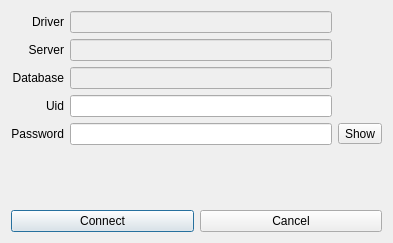
<?xml version="1.0" encoding="UTF-8"?>
<ui version="4.0">
 <class>ConnectToDBDialog</class>
 <widget class="QDialog" name="ConnectToDBDialog">
  <property name="geometry">
   <rect>
    <x>0</x>
    <y>0</y>
    <width>393</width>
    <height>243</height>
   </rect>
  </property>
  <property name="windowTitle">
   <string>Connection To Database</string>
  </property>
  <layout class="QVBoxLayout" name="verticalLayout">
   <item>
    <layout class="QGridLayout" name="gridLayout">
     <item row="0" column="0">
      <widget class="QLabel" name="driverLabel">
       <property name="text">
        <string>Driver</string>
       </property>
       <property name="alignment">
        <set>Qt::AlignRight|Qt::AlignTrailing|Qt::AlignVCenter</set>
       </property>
      </widget>
     </item>
     <item row="0" column="1">
      <widget class="QLineEdit" name="driverLineEdit">
       <property name="enabled">
        <bool>false</bool>
       </property>
      </widget>
     </item>
     <item row="1" column="0">
      <widget class="QLabel" name="serverLabel">
       <property name="text">
        <string>Server</string>
       </property>
       <property name="alignment">
        <set>Qt::AlignRight|Qt::AlignTrailing|Qt::AlignVCenter</set>
       </property>
      </widget>
     </item>
     <item row="1" column="1">
      <widget class="QLineEdit" name="serverLineEdit">
       <property name="enabled">
        <bool>false</bool>
       </property>
      </widget>
     </item>
     <item row="2" column="0">
      <widget class="QLabel" name="databaseLabel">
       <property name="text">
        <string>Database</string>
       </property>
       <property name="alignment">
        <set>Qt::AlignRight|Qt::AlignTrailing|Qt::AlignVCenter</set>
       </property>
      </widget>
     </item>
     <item row="2" column="1">
      <widget class="QLineEdit" name="databaseLineEdit">
       <property name="enabled">
        <bool>false</bool>
       </property>
      </widget>
     </item>
     <item row="3" column="0">
      <widget class="QLabel" name="uidLabel">
       <property name="text">
        <string>Uid</string>
       </property>
       <property name="alignment">
        <set>Qt::AlignRight|Qt::AlignTrailing|Qt::AlignVCenter</set>
       </property>
      </widget>
     </item>
     <item row="3" column="1">
      <widget class="QLineEdit" name="uidLineEdit"/>
     </item>
     <item row="4" column="0">
      <widget class="QLabel" name="passwordLabel">
       <property name="text">
        <string>Password</string>
       </property>
       <property name="alignment">
        <set>Qt::AlignRight|Qt::AlignTrailing|Qt::AlignVCenter</set>
       </property>
      </widget>
     </item>
     <item row="4" column="1">
      <widget class="QLineEdit" name="passwordLineEdit">
       <property name="echoMode">
        <enum>QLineEdit::Password</enum>
       </property>
      </widget>
     </item>
     <item row="4" column="2">
      <widget class="QToolButton" name="togglePwToolButton">
       <property name="text">
        <string>Show</string>
       </property>
       <property name="checkable">
        <bool>true</bool>
       </property>
      </widget>
     </item>
    </layout>
   </item>
   <item>
    <spacer name="verticalSpacer">
     <property name="orientation">
      <enum>Qt::Vertical</enum>
     </property>
     <property name="sizeHint" stdset="0">
      <size>
       <width>20</width>
       <height>98</height>
      </size>
     </property>
    </spacer>
   </item>
   <item>
    <layout class="QHBoxLayout" name="horizontalLayout">
     <item>
      <widget class="QPushButton" name="connectPushButton">
       <property name="text">
        <string>Connect</string>
       </property>
      </widget>
     </item>
     <item>
      <widget class="QPushButton" name="cancelPushButton">
       <property name="text">
        <string>Cancel</string>
       </property>
      </widget>
     </item>
    </layout>
   </item>
  </layout>
 </widget>
 <resources/>
 <connections/>
</ui>
